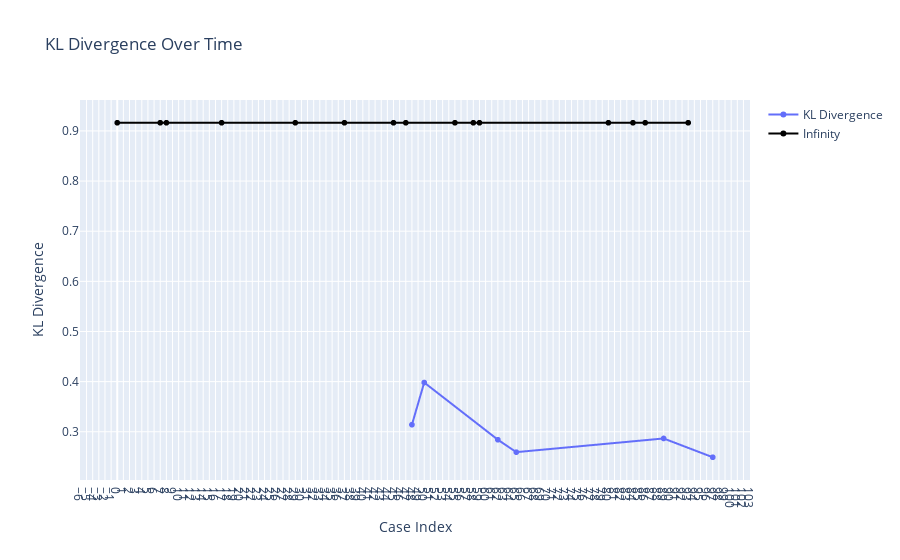

The cell this chart's notebook holds for it:
### Code cell
plot_kl_divergence(kl_div)

### Figure 1 — Plotly figure (JSON) as saved in the notebook; plotly's stock layout.template omitted (floating-point values rounded to 4 significant figures)
{"data": [{"hovertemplate": "%{y}<extra></extra>", "name": "KL Divergence", "type": "scattergl", "x": [12, 22, 35, 42, 48, 50, 62, 65, 89, 97], "y": [null, null, null, null, 0.3141, 0.3982, 0.2841, 0.2594, 0.2867, 0.2492]}, {"hovertemplate": "∞<extra></extra>", "marker": {"color": "black"}, "name": "Infinity", "type": "scattergl", "x": [0, 7, 8, 17, 29, 37, 45, 47, 55, 58, 59, 80, 84, 86, 93], "y": [0.9163, 0.9163, 0.9163, 0.9163, 0.9163, 0.9163, 0.9163, 0.9163, 0.9163, 0.9163, 0.9163, 0.9163, 0.9163, 0.9163, 0.9163]}], "layout": {"title": {"text": "KL Divergence Over Time"}, "xaxis": {"anchor": "y", "domain": [0, 1], "dtick": 1, "tick0": 0, "tickmode": "linear", "title": {"text": "Case Index"}}, "yaxis": {"anchor": "x", "domain": [0, 1], "title": {"text": "KL Divergence"}}}}
